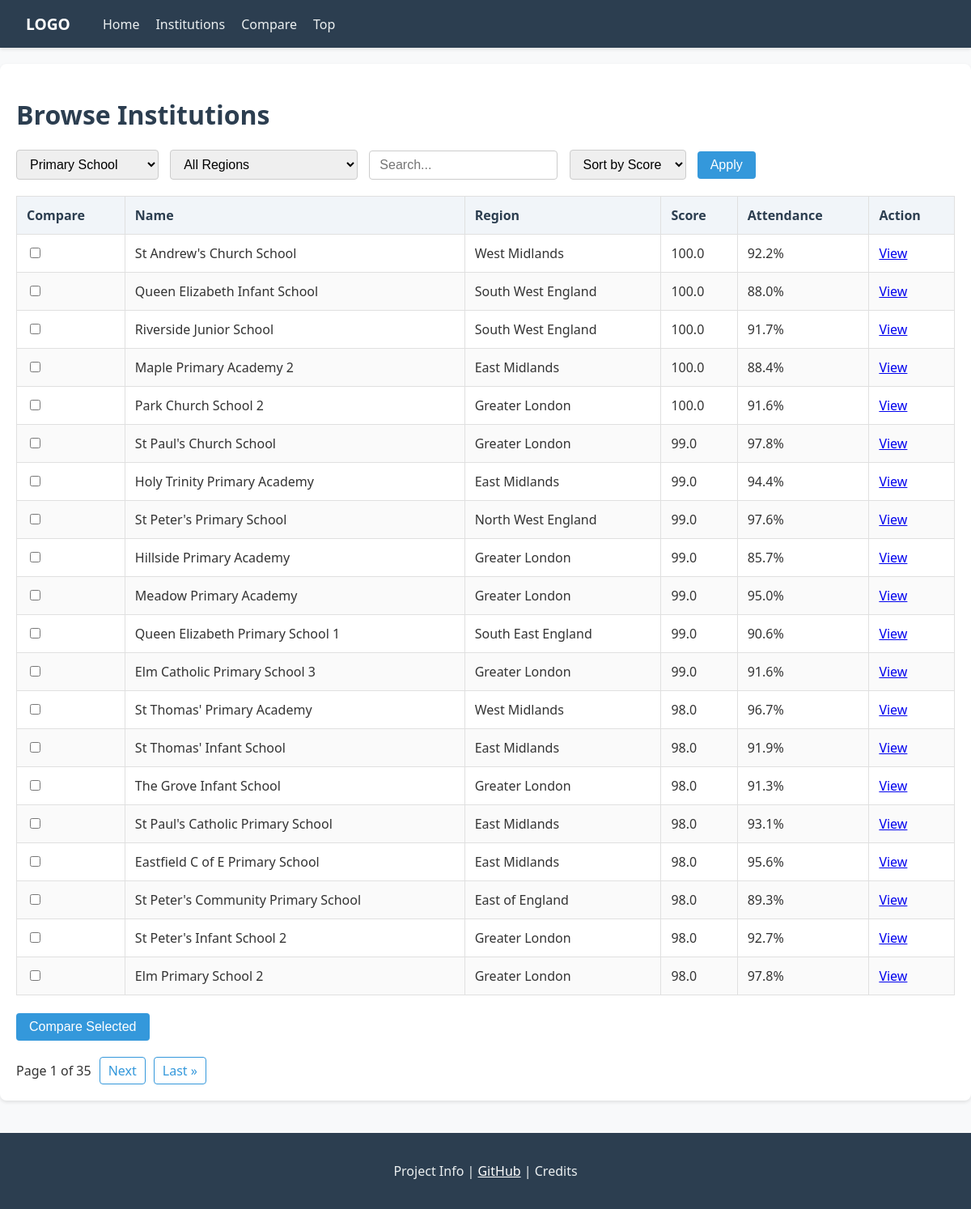
/institutions/, run on the app's committed database.
### institutions/models.py (models this page shows, shortened)
class Institution(models.Model):
    CATEGORY_CHOICES = [
        ("Primary School", "Primary School"),
        ("Secondary School", "Secondary School"),
        ("College", "College"),
        ("University", "University"),
    ]
    name = models.CharField(max_length=200)
    category = models.CharField(max_length=50, choices=CATEGORY_CHOICES)
    region = models.ForeignKey(Region, on_delete=models.CASCADE)
    city = models.CharField(max_length=100, blank=True)
    postcode = models.CharField(max_length=20, blank=True)
    founded_year = models.IntegerField(null=True, blank=True)
    website = models.URLField(blank=True)

class Region(models.Model):
    name = models.CharField(max_length=100)
    country = models.CharField(max_length=100, blank=True)

### institutions/views.py (the view)
# urls.py: path("institutions/", views.institution_list, name="institution_list"),
def institution_list(request):
    institution_category = request.GET.get("category", "Primary School")
    region = request.GET.get("region")
    search_query = request.GET.get("q")
    sort = request.GET.get("sort", "score")
    institutions = Institution.objects.filter(category=institution_category)
    if region:
        institutions = institutions.filter(region__name__iexact=region)
    if search_query:
        institutions = institutions.filter(name__icontains=search_query)
    institutions = institutions_with_latest_performance(institutions)
    if sort == "name":
        institutions = institutions.order_by("name")
    else:
        institutions = institutions.order_by("-latest_score")
    paginator = Paginator(institutions, 20)
    page_number = request.GET.get("page")
    page_obj = paginator.get_page(page_number)
    regions = Region.objects.all().order_by("name")
    return render(request, "institutions/institution_list.html", {
        "page_obj": page_obj,
        "regions": regions,
        "selected_category": institution_category,
        "selected_region": region,
        "selected_sort": sort,
        "search_query": search_query,
        "category_choices": Institution.CATEGORY_CHOICES,
    })

### institutions/views.py (called while the page is built)
def institutions_with_latest_performance(queryset):
    latest_record = PerformanceRecord.objects.filter(
        institution=OuterRef("pk")
    ).order_by("-year")
    return queryset.annotate(
        latest_score=Subquery(
            latest_record.values("overall_score")[:1],
            output_field=FloatField()
        ),
        latest_attendance=Subquery(
            latest_record.values("attendance_rate_pct")[:1],
            output_field=FloatField()
        ),
    )

### institutions/templates/institutions/institution_list.html (shortened to what this page needs)
{% extends 'institutions/base.html' %}
{% block content %}
    <h1>Browse Institutions</h1>
    <form method="GET" style="margin-bottom: 20px;">
        <select name="category" required>
            {% for value, label in category_choices %}
                <option value="{{ value }}" {% if selected_category == value %}selected{% endif %}>
                    {{ label }}
                </option>
            {% endfor %}
        </select>
        <select name="region">
            <option value="">All Regions</option>
        </select>
        <input type="text" name="q" placeholder="Search..." value="{{ search_query|default:'' }}">
        <select name="sort">
            <option value="score" {% if selected_sort == "score" %}selected{% endif %}>Sort by Score</option>
        </select>
        <button type="submit">Apply</button>
    </form>
    <form action="{% url 'compare_institutions' %}" method="GET">
        <table>
            <thead>
                <tr>
                    <th>Compare</th>
                    <th>Name</th>
                    <th>Region</th>
                    <th>Score</th>
                    <th>Attendance</th>
                    <th>Action</th>
                </tr>
            </thead>
            <tbody>
                {% for institution in page_obj %}
                    <tr>
                        <td><input type="checkbox" name="institution_ids" value="{{ institution.id }}"></td>
                        <td>{{ institution.name }}</td>
                        <td>{{ institution.region.name }}</td>
                        <td>{{ institution.latest_score|default:"N/A" }}</td>
                        <td>{{ institution.latest_attendance|default:"N/A" }}%</td>
                        <td><a href="{% url 'institution_detail' institution.id %}">View</a></td>
                    </tr>
                {% empty %}
                    <tr>
                        <td colspan="6">No institutions found for this category/region.</td>
                    </tr>
                {% endfor %}
            </tbody>
        </table>
        <br>
        <button type="submit">Compare Selected</button>
    </form>
    <div class="pagination">
        <span>Page {{ page_obj.number }} of {{ page_obj.paginator.num_pages }}</span>
        {% if page_obj.has_next %}
            <a href="?category={{ selected_category }}&region={{ selected_region|default:'' }}&q={{ search_query|default:'' }}&sort={{ selected_sort }}&page={{ page_obj.next_page_number }}">Next</a>
            <a href="?category={{ selected_category }}&region={{ selected_region|default:'' }}&q={{ search_query|default:'' }}&sort={{ selected_sort }}&page={{ page_obj.paginator.num_pages }}">Last &raquo;</a>
        {% endif %}
    </div>
{% endblock %}

### institutions/static/css/style.css (style rules this page uses)
body { font-family: 'Segoe UI', Tahoma, Geneva, Verdana, sans-serif; margin: 0; padding: 0; background-color: #f8f9fa; color: #333; }
h1, h2, h3 { color: #2c3e50; }
input[type="text"], select { padding: 8px 12px; border: 1px solid #ccc; border-radius: 4px; margin-right: 10px; font-size: 1rem; }
button { background-color: #3498db; color: white; border: none; padding: 8px 16px; border-radius: 4px; cursor: pointer; font-size: 1rem; transition: background-color 0.3s; }
table { width: 100%; border-collapse: collapse; margin-top: 20px; background: white; }
th, td { border: 1px solid #e0e0e0; padding: 12px; text-align: left; }
th { background-color: #f1f5f9; font-weight: 600; color: #2c3e50; }
tr:nth-child(even) { background-color: #fafafa; }
.pagination { margin-top: 20px; display: flex; gap: 10px; align-items: center; }
.pagination a { text-decoration: none; color: #3498db; padding: 5px 10px; border: 1px solid #3498db; border-radius: 4px; }

### data on the page
Institution: name "St Andrew's Church School", region.name "West Midlands", latest_score "100.0", latest_attendance "92.2"
Institution: name "Queen Elizabeth Infant School", region.name "South West England", latest_score "100.0", latest_attendance "88.0"
Institution: name "Riverside Junior School", region.name "South West England", latest_score "100.0", latest_attendance "91.7"
Institution: name "Maple Primary Academy 2", region.name "East Midlands", latest_score "100.0", latest_attendance "88.4"
Institution: name "Park Church School 2", region.name "Greater London", latest_score "100.0", latest_attendance "91.6"
Institution: name "St Paul's Church School", region.name "Greater London", latest_score "99.0", latest_attendance "97.8"
Institution: name "Holy Trinity Primary Academy", region.name "East Midlands", latest_score "99.0", latest_attendance "94.4"
Institution: name "St Peter's Primary School", region.name "North West England", latest_score "99.0", latest_attendance "97.6"
Institution: name "Hillside Primary Academy", region.name "Greater London", latest_score "99.0", latest_attendance "85.7"
Institution: name "Meadow Primary Academy", region.name "Greater London", latest_score "99.0", latest_attendance "95.0"
Institution: name "Queen Elizabeth Primary School 1", region.name "South East England", latest_score "99.0", latest_attendance "90.6"
Institution: name "Elm Catholic Primary School 3", region.name "Greater London", latest_score "99.0", latest_attendance "91.6"
Institution: name "St Thomas' Primary Academy", region.name "West Midlands", latest_score "98.0", latest_attendance "96.7"
Institution: name "St Thomas' Infant School", region.name "East Midlands", latest_score "98.0", latest_attendance "91.9"
Institution: name "The Grove Infant School", region.name "Greater London", latest_score "98.0", latest_attendance "91.3"
Institution: name "St Paul's Catholic Primary School", region.name "East Midlands", latest_score "98.0", latest_attendance "93.1"
Institution: name "Eastfield C of E Primary School", region.name "East Midlands", latest_score "98.0", latest_attendance "95.6"
Institution: name "St Peter's Community Primary School", region.name "East of England", latest_score "98.0", latest_attendance "89.3"
Institution: name "St Peter's Infant School 2", region.name "Greater London", latest_score "98.0", latest_attendance "92.7"
Institution: name "Elm Primary School 2", region.name "Greater London", latest_score "98.0", latest_attendance "97.8"

### other printed values
{{ page_obj.number }} "1"
{{ page_obj.paginator.num_pages }} "35"
form field category "Primary School"
